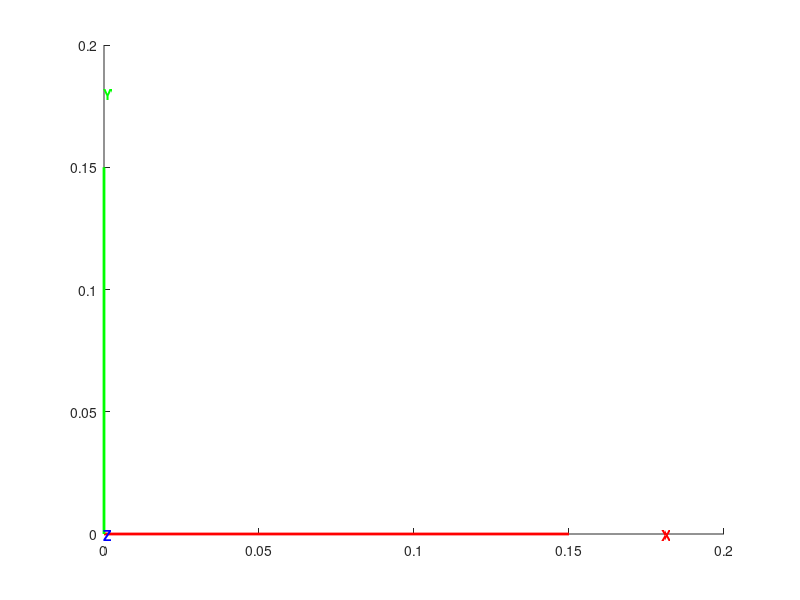

MATLAB code to generate this figure:
function frame_transform = create_mobile_frame()
    frame_transform = hgtransform;

    axis_length = 0.15; 
    text_offset = 0.03; 

    line([0 axis_length], [0 0], [0 0], 'Color', 'r', 'LineWidth', 2, 'Parent', frame_transform);
    text(axis_length + text_offset, 0, 0, 'X', 'Color', 'r', 'FontWeight', 'bold', 'Parent', frame_transform);

    line([0 0], [0 axis_length], [0 0], 'Color', 'g', 'LineWidth', 2, 'Parent', frame_transform);
    text(0, axis_length + text_offset, 0, 'Y', 'Color', 'g', 'FontWeight', 'bold', 'Parent', frame_transform);

    line([0 0], [0 0], [0 axis_length], 'Color', 'b', 'LineWidth', 2, 'Parent', frame_transform);
    text(0, 0, axis_length + text_offset, 'Z', 'Color', 'b', 'FontWeight', 'bold', 'Parent', frame_transform);
end
